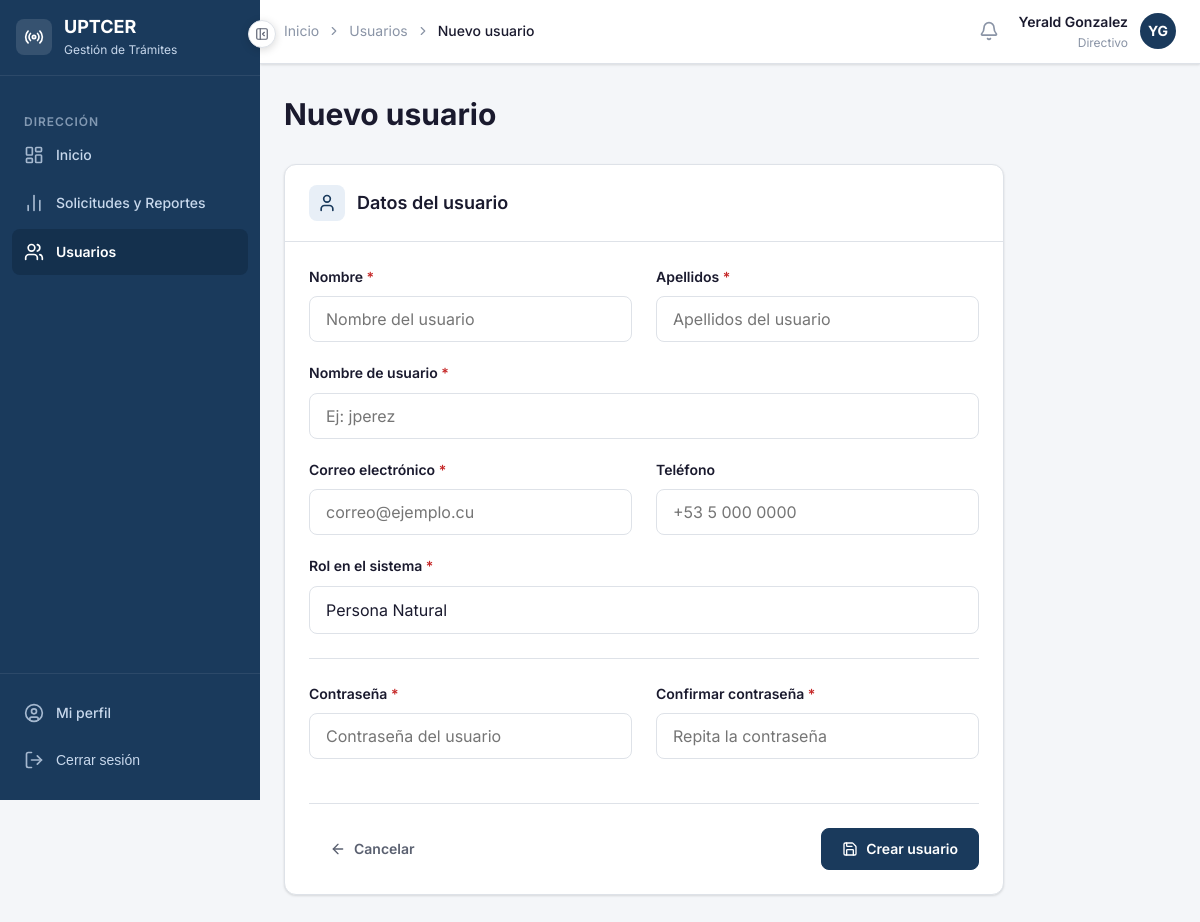
The app's page /acceso/usuarios/nuevo/ (signed in) with its own data.
### apps/accounts/models.py (models this page shows, shortened)
class Usuario(AbstractBaseUser, PermissionsMixin):
    ROL_PERSONA_NATURAL  = 'persona_natural'
    ROL_OPERADOR         = 'operador'
    ROL_ESPECIALISTA     = 'especialista'
    ROL_ADUANA           = 'aduana'
    ROL_DIRECTIVO        = 'directivo'
    ROLES = [
        (ROL_PERSONA_NATURAL, 'Persona Natural'),
        (ROL_OPERADOR,        'Operador'),
        (ROL_ESPECIALISTA,    'Especialista Técnico'),
        (ROL_ADUANA,          'Aduana'),
        (ROL_DIRECTIVO,       'Directivo'),
    ]
    username        = models.CharField('Usuario', max_length=150, unique=True)
    email           = models.EmailField('Correo electrónico', unique=True)
    nombre          = models.CharField('Nombre', max_length=100)
    apellidos       = models.CharField('Apellidos', max_length=100)
    rol             = models.CharField('Rol', max_length=30, choices=ROLES, default=ROL_PERSONA_NATURAL)
    telefono        = models.CharField('Teléfono', max_length=20, blank=True)
    activo          = models.BooleanField('Activo', default=True)
    fecha_registro  = models.DateTimeField('Fecha de registro', auto_now_add=True)
    is_active       = models.BooleanField(default=True)
    is_staff        = models.BooleanField(default=False)
    objects = UsuarioManager()
    USERNAME_FIELD  = 'username'
    REQUIRED_FIELDS = ['email', 'nombre', 'apellidos']
    class Meta:
        verbose_name        = 'Usuario'
        verbose_name_plural = 'Usuarios'
        ordering            = ['apellidos', 'nombre']
    def get_nombre_completo(self):
        return f'{self.nombre} {self.apellidos}'
    @property
    def es_persona_natural(self):
        return self.rol == self.ROL_PERSONA_NATURAL
    @property
    def es_operador(self):
        return self.rol == self.ROL_OPERADOR
    @property
    def es_especialista(self):
        return self.rol == self.ROL_ESPECIALISTA
    @property
    def es_aduana(self):
        return self.rol == self.ROL_ADUANA
    @property
    def es_directivo(self):
        return self.rol == self.ROL_DIRECTIVO

### apps/accounts/views.py (the view)
# urls.py: path('usuarios/nuevo/',                 views.nuevo_usuario,            name='nuevo_usuario'),
@never_cache
@login_required
def nuevo_usuario(request):
    if not request.user.es_directivo:
        messages.error(request, 'No tiene permisos para crear usuarios.')
        return redirect('accounts:lista_usuarios')
    if request.method == 'POST':
        form = FormularioCrearUsuario(request.POST)
        if form.is_valid():
            usuario = form.save()
            messages.success(
                request,
                f'Usuario "{usuario.get_nombre_completo()}" creado correctamente.'
            )
            return redirect('accounts:detalle_usuario', pk=usuario.pk)
        else:
            messages.error(request, 'Por favor corrija los errores en el formulario.')
    else:
        form = FormularioCrearUsuario()
    return render(request, 'accounts/usuarios/form_usuario.html', {
        'form':   form,
        'titulo': 'Nuevo usuario',
        'accion': 'Crear usuario',
    })

### templates/accounts/usuarios/form_usuario.html (shortened to what this page needs)
{% extends 'base/base.html' %}
{% block nav_usuarios %}activo{% endblock %}
{% block breadcrumb %}
<li style="display:flex;align-items:center;gap:var(--espacio-2);">
  <i data-lucide="chevron-right" style="width:14px;height:14px;"></i>
  <a href="{% url 'accounts:lista_usuarios' %}" style="color:var(--color-texto-muted);text-decoration:none;">Usuarios</a>
</li>
<li style="display:flex;align-items:center;gap:var(--espacio-2);">
  <i data-lucide="chevron-right" style="width:14px;height:14px;"></i>
  <span style="color:var(--color-texto-principal);font-weight:var(--peso-medio);">{{ titulo }}</span>
</li>
{% endblock %}
{% block contenido %}
<div class="pagina-cabecera">
  <h1 class="pagina-titulo">{{ titulo }}</h1>
</div>
<div style="max-width:720px;">
  <div class="tarjeta">
    <div class="tarjeta-cabecera">
      <div style="display:flex;align-items:center;gap:var(--espacio-3);">
        <div style="width:36px;height:36px;border-radius:var(--radio-md);background:var(--color-primario-light);color:var(--color-primario);display:flex;align-items:center;justify-content:center;">
          <i data-lucide="user" style="width:20px;height:20px;"></i>
        </div>
        <h2 class="tarjeta-titulo">Datos del usuario</h2>
      </div>
    </div>
    <div class="tarjeta-cuerpo">
      <form method="post" novalidate>
        <div class="grid-2">
          <div class="campo-grupo">
            <label class="campo-etiqueta requerido">{{ form.nombre.label }}</label>
            {{ form.nombre }}
          </div>
          <div class="campo-grupo">
            <label class="campo-etiqueta requerido">{{ form.apellidos.label }}</label>
            {{ form.apellidos }}
          </div>
        </div>
        <div class="campo-grupo">
          <label class="campo-etiqueta requerido">{{ form.username.label }}</label>
          {{ form.username }}
        </div>
        <div class="grid-2">
          <div class="campo-grupo">
            <label class="campo-etiqueta requerido">{{ form.email.label }}</label>
            {{ form.email }}
          </div>
          <div class="campo-grupo">
            <label class="campo-etiqueta">{{ form.telefono.label }}</label>
            {{ form.telefono }}
          </div>
        </div>
        <div class="campo-grupo">
          <label class="campo-etiqueta requerido">{{ form.rol.label }}</label>
          {{ form.rol }}
        </div>
        {% if form.password1 %}
        <hr class="divisor">
        <div class="grid-2">
          <div class="campo-grupo">
            <label class="campo-etiqueta requerido">{{ form.password1.label }}</label>
            {{ form.password1 }}
          </div>
          <div class="campo-grupo">
            <label class="campo-etiqueta requerido">{{ form.password2.label }}</label>
            {{ form.password2 }}
          </div>
        </div>
        {% endif %}
        <hr class="divisor">
        <div style="display:flex;justify-content:space-between;">
          <a href="{% url 'accounts:lista_usuarios' %}" class="btn btn-ghost">
            <i data-lucide="arrow-left" style="width:16px;height:16px;"></i>
            Cancelar
          </a>
          <button type="submit" class="btn btn-primario">
            <i data-lucide="save" style="width:16px;height:16px;"></i>
            {{ accion }}
          </button>
        </div>
      </form>
    </div>
  </div>
</div>
{% endblock %}

### templates/base/base.html (shortened to what this page needs)
<!DOCTYPE html>
<html lang="es">
<head>
  {% load static %}
  <link rel="stylesheet" href="{% static 'css/global.css' %}">
  <link rel="stylesheet" href="{% static 'css/toast.css' %}">
  <link rel="stylesheet" href="{% static 'css/modal.css' %}">
  <link rel="stylesheet" href="{% static 'css/componentes.css' %}">
</head>
<body>
<div class="layout-wrapper">
  <aside class="layout-sidebar" id="sidebar">
    <div class="sidebar-logo">
      <div style="width:36px;height:36px;background:rgba(255,255,255,0.12);border-radius:8px;display:flex;align-items:center;justify-content:center;flex-shrink:0;">
        <i data-lucide="radio" style="width:20px;height:20px;color:white;"></i>
      </div>
      <div class="sidebar-logo-info">
        <div class="sidebar-logo-texto">UPTCER</div>
        <div class="sidebar-logo-subtexto">Gestión de Trámites</div>
      </div>
    </div>
    <nav class="sidebar-nav">
      {% if user.es_directivo %}
        <div class="sidebar-seccion-titulo">Dirección</div>
        <a href="{% url 'accounts:dashboard' %}" class="sidebar-enlace {% block nav_dir_inicio %}{% endblock %}" data-tooltip="Inicio">
          <i data-lucide="layout-dashboard" class="icono"></i>
          <span class="sidebar-enlace-texto">Inicio</span>
        </a>
        <a href="{% url 'solicitudes:lista' %}" class="sidebar-enlace {% block nav_reportes %}{% endblock %}" data-tooltip="Solicitudes y Reportes">
          <i data-lucide="bar-chart-2" class="icono"></i>
          <span class="sidebar-enlace-texto">Solicitudes y Reportes</span>
        </a>
        <a href="{% url 'accounts:lista_usuarios' %}" class="sidebar-enlace {% block nav_usuarios %}{% endblock %}" data-tooltip="Usuarios">
          <i data-lucide="users" class="icono"></i>
          <span class="sidebar-enlace-texto">Usuarios</span>
        </a>
      {% endif %}
    </nav>
    <div class="sidebar-pie">
      <a href="{% url 'accounts:perfil' %}" class="sidebar-enlace" data-tooltip="Mi perfil">
        <i data-lucide="user-circle" class="icono"></i>
        <span class="sidebar-enlace-texto">Mi perfil</span>
      </a>
      <form method="post" action="{% url 'accounts:logout' %}">
        <button type="submit" class="sidebar-enlace" data-tooltip="Cerrar sesión"
          style="width:100%;background:none;border:none;cursor:pointer;text-align:left;">
          <i data-lucide="log-out" class="icono"></i>
          <span class="sidebar-enlace-texto">Cerrar sesión</span>
        </button>
      </form>
    </div>
  </aside>
  <div class="layout-main">
    <header class="layout-navbar">
      <nav aria-label="Ruta de navegación" style="flex:1;">
        <ol style="list-style:none;display:flex;align-items:center;gap:var(--espacio-2);font-size:var(--texto-sm);color:var(--color-texto-muted);">
          <li><a href="{% url 'accounts:dashboard' %}" style="color:var(--color-texto-muted);text-decoration:none;">Inicio</a></li>
          {% block breadcrumb %}{% endblock %}
        </ol>
      </nav>
      <div style="display:flex;align-items:center;gap:var(--espacio-3);">
        <a href="{% url 'notificaciones:lista' %}"
          id="btn-notificaciones"
          style="position:relative;width:36px;height:36px;border-radius:var(--radio-md);display:flex;align-items:center;justify-content:center;color:var(--color-texto-muted);background:transparent;border:none;cursor:pointer;text-decoration:none;transition:var(--transicion-rapida);"
          onmouseenter="this.style.background='var(--color-fondo)';this.style.color='var(--color-texto-principal)'"
          onmouseleave="this.style.background='transparent';this.style.color='var(--color-texto-muted)'"
          title="Notificaciones"
        >
          <i data-lucide="bell" style="width:20px;height:20px;"></i>
        </a>
        <div style="text-align:right;">
          <div style="font-size:var(--texto-sm);font-weight:var(--peso-semi);color:var(--color-texto-principal);">
            {{ user.get_nombre_completo }}
          </div>
          <div style="font-size:var(--texto-xs);color:var(--color-texto-muted);">
            {{ user.get_rol_display }}
          </div>
        </div>
        <div style="width:36px;height:36px;border-radius:50%;background-color:var(--color-primario);display:flex;align-items:center;justify-content:center;color:white;font-size:var(--texto-sm);font-weight:var(--peso-bold);">
          {{ user.nombre|first|upper }}{{ user.apellidos|first|upper }}
        </div>
      </div>
    </header>
    <main class="layout-contenido">
      {% block contenido %}{% endblock %}
    </main>
  </div>
</div>
<button
  id="btn-colapsar"
  class="btn-colapsar-sidebar"
  onclick="alternarSidebar()"
  title="Colapsar menú"
  aria-label="Colapsar menú"
>
  <i data-lucide="panel-left-close" id="icono-colapsar" style="width:14px;height:14px;"></i>
</button>
</body>
</html>

### records on screen
Usuario: get_nombre_completo "Yerald Gonzalez", rol "Directivo", nombre|first "Y", apellidos|first "G"

### other values on screen
{{ titulo }} "Nuevo usuario"
{{ accion }} "Crear usuario"
